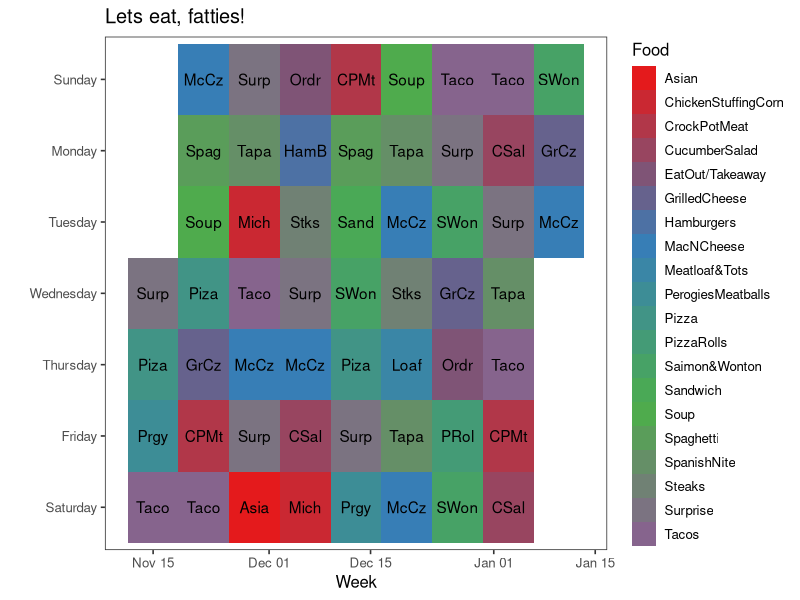

Write R code to recreate this figure.
## ---- chunk 1
foodinmouth <- function(numweeks){
   require(lubridate)
   require(ggplot2)
   require(RColorBrewer)
   require(plyr)
   numweeks=numweeks
   theme_set(theme_bw(base_size=12)+theme(panel.grid.major = element_blank(), panel.grid.minor = element_blank()))
   Food<-c("EatOut/Takeaway","PerogiesMeatballs","Meatloaf&Tots","Saimon&Wonton","SpanishNite","ChickenStuffingCorn","Lasagna",
            "Spaghetti","Pizza","MacNCheese","Hamburgers","Steaks","Tacos","Surprise","Leftovers","GrilledCheese","ChickenCaesar","Soup","Sandwich",
           "Fish","CrockPotMeat","Asian","PizzaRolls","CucumberSalad")
   Initial<-c("Ordr","Prgy","Loaf","SWon","Tapa","Mich","Lsga","Spag","Piza","McCz","HamB","Stks","Taco","Surp","Left","GrCz","Caes",
               "Soup","Sand","Fish","CPMt","Asia","PRol","CSal")
   foodini<-data.frame(cbind(Food,Initial)) ## get the initials and items together
   days=7
   np<-length(Food)
   fp<-c(2,2,1,3,2,2,1,3,4,5,2,1,3,4,3,2,2,2,1,0.3,0.7,1,1,3)# Assign some relative weights based on ad hoc family voting
    menu <- data.frame(Food=c(replicate(numweeks,sample(Food,days,prob=fp/np,replace=F ))), 
                         day=now() + c(1:(numweeks*days)) * days(1))
   menu$Week <- round_date(menu$day, "week")
   menu$Day <- weekdays(menu$day)
   menu <- merge(menu, foodini, by="Food")
   menu$labels <- floor_date(menu$day,"week")
   bb<-match(menu$Meal,Food)
   bbdif<-c(diff(bb,lag=1),diff(bb,lag=2),diff(bb,lag=3),diff(bb,lag=4))  ### preventing close proximity menu items
   if(!0%in%bbdif)
   if(length(unique(bb))==(length(Food))) break  ## assuring all menu items make the cut

#plotting stuff   
#menu$Week<-factor(menu$Week, levels=seq(numweeks,1))
   menu <- arrange(menu, Week)
   menucols <- length(factor(menu$Food))
   getPalette = colorRampPalette(brewer.pal(9, "Set1"))(menucols)
### Get the levels right for plot order
   menu$Day<-factor(menu$Day,levels=
                       c("Saturday","Friday","Thursday","Wednesday","Tuesday","Monday","Sunday"))
   
   ggplot(menu, aes(labels,Day, fill=Food))+geom_tile()+ 
            scale_fill_manual(values = getPalette)+
      ggtitle("Lets eat, fatties!") + xlab("Week")+ylab("")+
        geom_text(aes(x=labels, y=Day, label=Initial))


}

foodinmouth(8)
